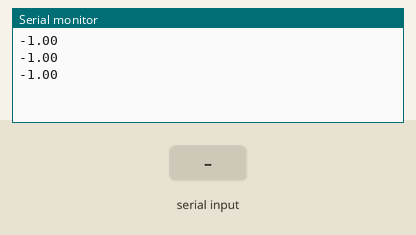
The sketch below on a simulated Arduino Uno, built with avr-gcc and run on an emulated ATmega328P. Shown: the last lines printed to the serial monitor. The test bench sets the inputs (shaded band).

Above: at 7.8 s.
7.9 s: "1" received over the second serial link
At 11.2 s:
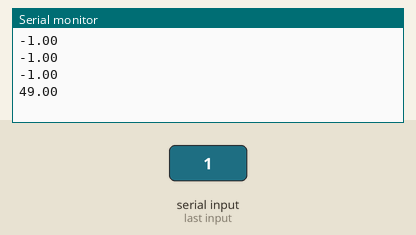
12.4 s: "0" received over the second serial link
At 15.1 s:
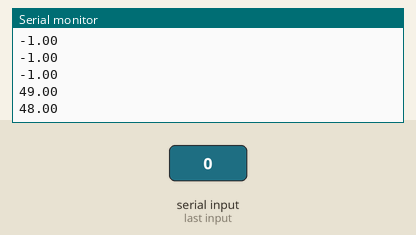
16.9 s: "2" received over the second serial link
At 19.0 s:
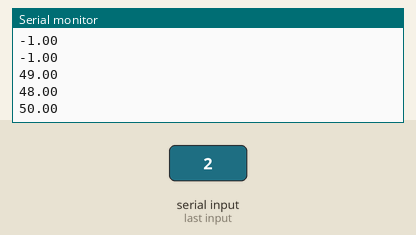
Timing chart, 0 to 20.5 s (numbered marks = the images above; inputs shaded):
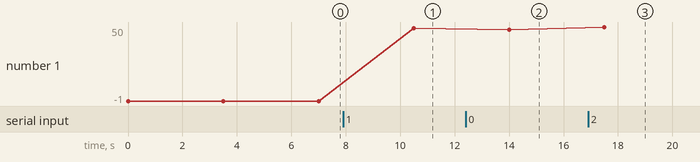

Measured:
- after the input at 7.9 s, the serial monitor: prints a new line after 2.6 s (image 1)
- after the input at 12.4 s, the serial monitor: prints a new line after 1.6 s (image 2)
- after the input at 16.9 s, the serial monitor: prints a new line after 0.60 s (image 3)
- plotted number 1: -1 → 49 after the input at 7.9 s, 49 → 48 after the input at 12.4 s

The sketch:

receiver.ino.ino
```cpp
#include <SoftwareSerial.h>
SoftwareSerial mySerial (4, 5);
void setup() {
  Serial.begin(9600);
  mySerial.begin(9600);

}

void loop() {
  // put your main code here, to run repeatedly:
  float a = mySerial.read();
  Serial.println(a);
  delay(3500);
}
```
